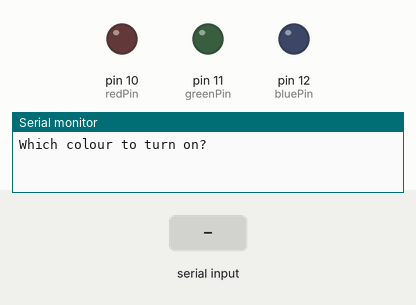
This sketch was run on a simulated Arduino Uno, built with avr-gcc and run on an emulated ATmega328P. Parts: output pins drawn as LEDs (lit = HIGH), the last lines printed to the serial monitor. The test bench sets the inputs (shaded band).

Above: at 1.2 s.
1.3 s: "red" received over Serial
At 3.5 s:
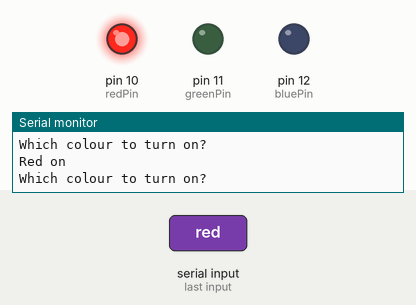
3.8 s: "green" received over Serial
At 5.5 s:
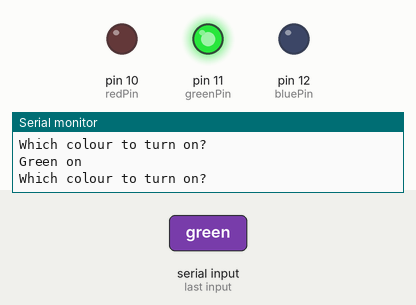
6.3 s: "blue" received over Serial
At 8.5 s:
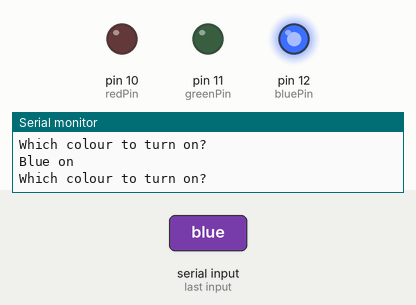
8.8 s: "orange" received over Serial
At 10.6 s:
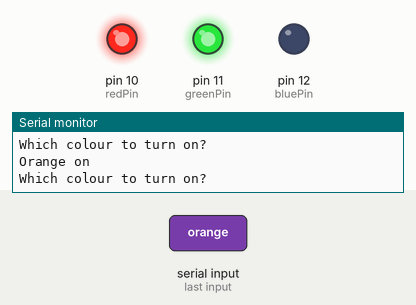
Timing chart, 0 to 12.1 s (numbered marks = the images above; inputs shaded):
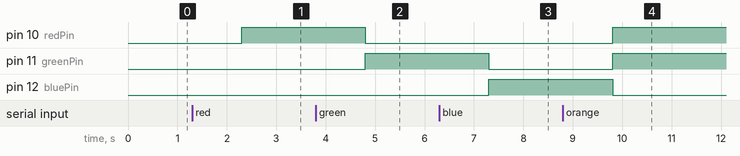

Measured:
- after the input at 1.3 s, pin 10 (redPin): LOW → HIGH after 1.0 s
- after the input at 3.8 s, pin 10 (redPin): HIGH → LOW after 1.0 s; pin 11 (greenPin): LOW → HIGH after 1.0 s
- after the input at 6.3 s, pin 11 (greenPin): HIGH → LOW after 1.0 s; pin 12 (bluePin): LOW → HIGH after 1.0 s
- after the input at 8.8 s, pin 10 (redPin), pin 11 (greenPin): LOW → HIGH after 1.0 s; pin 12 (bluePin): HIGH → LOW after 1.0 s

The sketch:

read_string.ino
```cpp
int redPin = 10;
int greenPin = 11;
int bluePin = 12;
String colour;

void setup() {
  // put your setup code here, to run once:
  Serial.begin(9600);
  pinMode(redPin, OUTPUT);
  pinMode(greenPin, OUTPUT);
  pinMode(bluePin, OUTPUT);
}

void loop() {
  // put your main code here, to run repeatedly:
  Serial.println("Which colour to turn on? ");
  while(Serial.available()==0){

  }
  colour = Serial.readString();
  if (colour == "red"){
    digitalWrite(redPin, HIGH);
    digitalWrite(greenPin, LOW);
    digitalWrite(bluePin, LOW);
    Serial.println("Red on");
  }
  else if (colour == "green"){
    digitalWrite(redPin, LOW);
    digitalWrite(greenPin, HIGH);
    digitalWrite(bluePin, LOW);
    Serial.println("Green on");
  }
  else if (colour == "blue"){
    digitalWrite(redPin, LOW);
    digitalWrite(greenPin, LOW);
    digitalWrite(bluePin, HIGH);
    Serial.println("Blue on");
  }
  else if (colour == "orange"){
    digitalWrite(redPin, HIGH);
    digitalWrite(greenPin, HIGH);
    digitalWrite(bluePin, LOW);
    Serial.println("Orange on");
  }
  else{
    digitalWrite(redPin, LOW);
    digitalWrite(greenPin, LOW);
    digitalWrite(bluePin, LOW);
    Serial.println("Colour not found!");
  }


}
```
